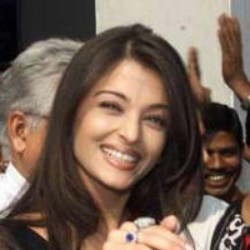
#> input picture data/inputs/Aishwarya_Rai_0001.jpg, 250 x 250 px
$ python -i cannyLineSketch.py   (imports and definitions only)   (older library calls are emulated)
#> lines starting #> are read from the running program, lines starting #| are printed output that depends on the picture; after the words box and inside, x2 and y2 are one past the last pixel; in counts of white or black regions, pixels touching at a corner belong together
import cv2
import numpy as np

def nonMaxSuppression(gradMagnitude, gradAngle):
    '''
    Input:
    gradMagnitude - [float16] Magnitude of the grayscale image's gradient.
    gradAngle - [float16] Angle (in radians) of the grayscale image's gradient.

    Output:
    thinnedEdgeImage - [int32] Grayscale image.

    Applies lower bound thresholding to perform edge thinning and remove unwanted points on edges.
    '''

    M, N = gradMagnitude.shape
    thinnedEdgeImage = np.zeros((M, N), dtype=np.int32)
    gradAngle = (gradAngle * 180) / np.pi
    gradAngle[gradAngle < 0] += 180

    for i in range(1, M):
        for j in range(1, N):
            try:
                local1 = 255
                local2 = 255
                if (0 <= gradAngle[i, j] < 22.5) or (157.5 <= gradAngle[i, j] <= 180):
                    local1 = gradMagnitude[i, j+1]
                    local2 = gradMagnitude[i, j-1]
                elif (22.5 <= gradAngle[i, j] < 67.5):
                    local1 = gradMagnitude[i+1, j-1]
                    local2 = gradMagnitude[i-1, j+1]
                elif (67.5 <= gradAngle[i, j] < 112.5):
                    local1 = gradMagnitude[i+1, j]
                    local2 = gradMagnitude[i-1, j]
                elif (112.5 <= gradAngle[i, j] <= 157.5):
                    local1 = gradMagnitude[i-1, j-1]
                    local2 = gradMagnitude[i+1, j+1]

                if (gradMagnitude[i, j] >= local1) and (gradMagnitude[i, j] >= local2):
                    thinnedEdgeImage[i, j] = gradMagnitude[i, j]

            except IndexError as e:
                pass

    return thinnedEdgeImage

def doubleThresholding(thinnedEdgeImage, lowThresholdRatio, highThresholdRatio):
    '''
    Input:
    thinnedEdgeImage - [int32] Grayscale image.
    lowThresholdRatio - Floating point number from 0 to 1.
    highThresholdRatio - Floating point number from 0 to 1.

    Output:
    thresholdedEdgeImage - [uint8] Grayscale image.
    strongValue - Integer number.
    weakValue - Integer number.

    Marks all the pixels with intensities greater than the higher threshold as strong, and all the pixels with intensities lying between the lower and higher threshold as weak.
    '''

    M, N = thinnedEdgeImage.shape
    thresholdedEdgeImage = np.zeros((M, N)).astype(np.uint8)
    highThreshold = np.max(thinnedEdgeImage) * highThresholdRatio
    lowThreshold = highThreshold * lowThresholdRatio
    strongValue = 255
    weakValue = 1

    mask1 = (thinnedEdgeImage >= highThreshold)
    mask2 = (thinnedEdgeImage < highThreshold) & (thinnedEdgeImage >= lowThreshold)
    thresholdedEdgeImage[mask1] = strongValue
    thresholdedEdgeImage[mask2] = weakValue

    return thresholdedEdgeImage, strongValue, weakValue


def hysteresis(thresholdedEdgeImage, strongValue, weakValue):
    '''
    Input:
    thresholdedEdgeImage - [uint8] Grayscale image.
    strongValue - Integer number.
    weakValue - Integer number.

    Output:
    cannyEdgeImage - [uint8] Binary image.

    Using eight-connectivity, each weak pixel is checked if it is adjacent to any strong pixel. If so, then such a pixel is converted into a strong pixel. If not, it is suppressed into the background.
    '''

    M, N = thresholdedEdgeImage.shape
    cannyEdgeImage = np.copy(thresholdedEdgeImage)

    for i in range(1, M):
        for j in range(1, N):
            if (cannyEdgeImage[i, j] == weakValue):
                try:
                    if (np.any(cannyEdgeImage[i-1 : i+2, j-1 : j+2] == strongValue)):
                        cannyEdgeImage[i, j] = strongValue
                    else:
                        cannyEdgeImage[i, j] = 0
                except IndexError as e:
                    pass

    return cannyEdgeImage


def cannyEdgeDetector(image, dilate=False, lineThickness=3):
    '''
    Input:
    image - [uint8] RGB image.
    dilate - Boolean.
    lineThickness - Integer value.

    Output:
    cannyEdgeImage - [uint8] Binary image.

    Applies the Canny Edge Detection algorithm on the input image to produce an edge image. Optionally performs dilation on the edge image to control the thickness of line.
    '''
#> called with dilate = False, lineThickness = 3
    grayImage = cv2.cvtColor(image, cv2.COLOR_RGB2GRAY)
    blurredImage = cv2.GaussianBlur(grayImage, (3, 3), 1.5)

    sobelX = cv2.Sobel(blurredImage, cv2.CV_64F, 1, 0, ksize=3)
    sobelX = np.abs(sobelX).astype(np.uint8)
    sobelY = cv2.Sobel(blurredImage, cv2.CV_64F, 0, 1, ksize=3)
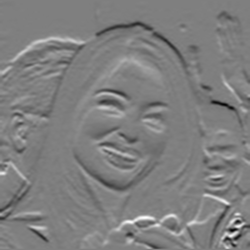
#> sobelY: shape (250, 250) float64; min -448, max 449, mean -0.3; drawn with min black and max white
    sobelY = np.abs(sobelY).astype(np.uint8)

    gradMagnitude = np.hypot(sobelX, sobelY)
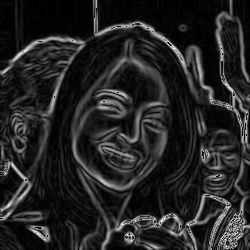
#> gradMagnitude: shape (250, 250) float16; min 0, max 357.8, mean 52.1; drawn with min black and max white
    gradAngle = np.arctan2(sobelY, sobelX)
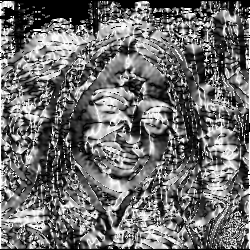
#> gradAngle: shape (250, 250) float16; min 0, max 1.57, mean 0.676; drawn with min black and max white

    thinnedEdgeImage = nonMaxSuppression(gradMagnitude, gradAngle)
#> after the loop in nonMaxSuppression, `for i in range(1, M):`:
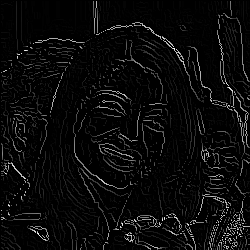
#> thinnedEdgeImage: shape (250, 250) int32; min 0, max 357, mean 15.6; drawn with min black and max white
    thresholdedEdgeImage, strongValue, weakValue = doubleThresholding(thinnedEdgeImage, 0.1, 0.25)
#> in doubleThresholding, `highThreshold = np.max(thinnedEdgeImage) * highThresholdRatio`: highThreshold = 89.25
#> in doubleThresholding, `lowThreshold = highThreshold * lowThresholdRatio`: lowThreshold = 8.93
#> in doubleThresholding, `mask1 = (thinnedEdgeImage >= highThreshold)`:
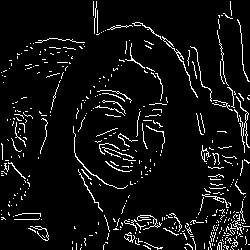
#> mask1: shape (250, 250) bool; 6.5% white in thin lines or dots
#> in doubleThresholding, `mask2 = (thinnedEdgeImage < highThreshold) & (thinnedEdgeImage >= lowT..`:
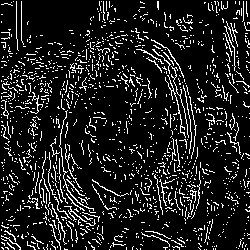
#> mask2: shape (250, 250) bool; 12.4% white in thin lines or dots
#> strongValue = 255; weakValue = 1
    cannyEdgeImage = hysteresis(thresholdedEdgeImage, strongValue, weakValue).astype(np.uint8)
#> after the loop in hysteresis, `for i in range(1, M):`:
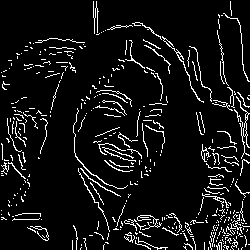
#> cannyEdgeImage: shape (250, 250); 7.7% white in thin lines or dots

    if (dilate):
        structuringElement = cv2.getStructuringElement(cv2.MORPH_ELLIPSE, (lineThickness, lineThickness))
        cannyEdgeImage = cv2.dilate(cannyEdgeImage, structuringElement)

    return cannyEdgeImage

>>> import cv2
>>> picture = cv2.cvtColor(cv2.imread('../data/inputs/Aishwarya_Rai_0001.jpg'), cv2.COLOR_BGR2RGB)
>>> result = cannyEdgeDetector(picture)

$ run again, on data/inputs/Arnold_Schwarzenegger_0004.jpg
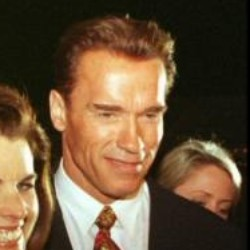
#> input picture data/inputs/Arnold_Schwarzenegger_0004.jpg, 250 x 250 px
#> highThreshold = 87.5
#> lowThreshold = 8.75
#> mask1: shape (250, 250) bool; 5.9% white in thin lines or dots
#> in doubleThresholding, `mask2 = (thinnedEdgeImage < highThreshold) & (thinnedEdgeImage >= lowT..`:
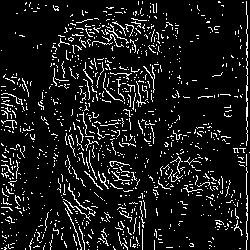
#> mask2: shape (250, 250) bool; 9.8% white in thin lines or dots
#> strongValue = 255; weakValue = 1
#> after the loop in hysteresis, `for i in range(1, M):`:
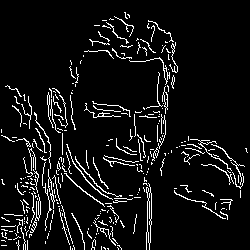
#> cannyEdgeImage: shape (250, 250); 7.3% white in thin lines or dots

$ run again, on data/inputs/Aung_San_Suu_Kyi_0001.jpg
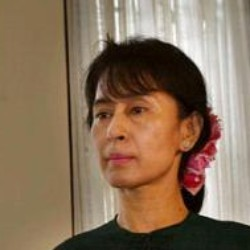
#> input picture data/inputs/Aung_San_Suu_Kyi_0001.jpg, 250 x 250 px
#> highThreshold = 85.75
#> lowThreshold = 8.58
#> mask1: shape (250, 250) bool; 4.8% white in thin lines or dots, all inside (x1, y1, x2, y2) = (52, 1, 250, 250)
#> in doubleThresholding, `mask2 = (thinnedEdgeImage < highThreshold) & (thinnedEdgeImage >= lowT..`:
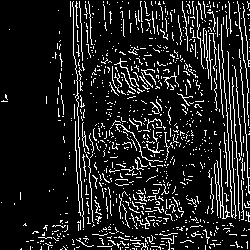
#> mask2: shape (250, 250) bool; 12.3% white in thin lines or dots
#> strongValue = 255; weakValue = 1
#> after the loop in hysteresis, `for i in range(1, M):`:
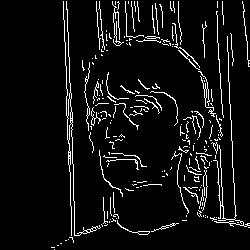
#> cannyEdgeImage: shape (250, 250); 6.6% white in thin lines or dots, all inside (x1, y1, x2, y2) = (51, 1, 250, 250)

$ run again, on data/inputs/Sachin_Tendulkar_0001.jpg
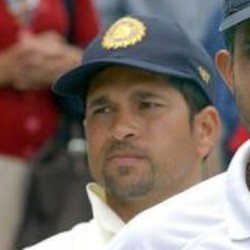
#> input picture data/inputs/Sachin_Tendulkar_0001.jpg, 250 x 250 px
#> highThreshold = 86.25
#> lowThreshold = 8.62
#> mask1: shape (250, 250) bool; 2.8% white in thin lines or dots
#> mask2: shape (250, 250) bool; 15% white in thin lines or dots
#> strongValue = 255; weakValue = 1
#> after the loop in hysteresis, `for i in range(1, M):`:
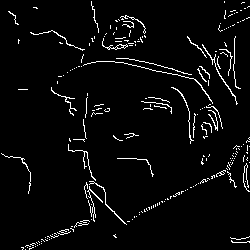
#> cannyEdgeImage: shape (250, 250); 4% white in thin lines or dots
